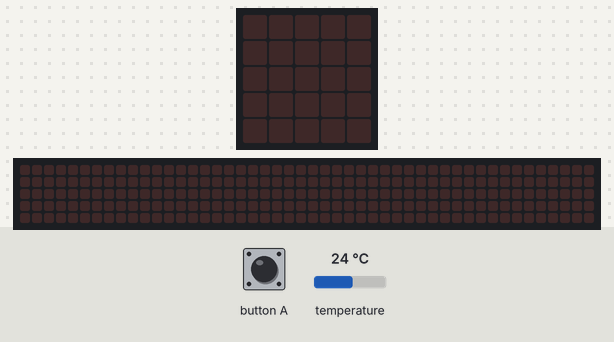
This program was run on a simulated BBC micro:bit running MicroPython. Shown: the board's 5×5 LED display, a strip that is not on the board, showing the scrolling text unrolled. Inputs (shaded band) come from the test bench; at power-on: temperature 24 °C. The 48×5 strip is a reading aid, not a part: it shows the text the display is scrolling, unrolled, one strip-width of it at a time.

Above: at 1.2 s.
1.3 s: button A pressed for 0.15 s
At 1.37 s:
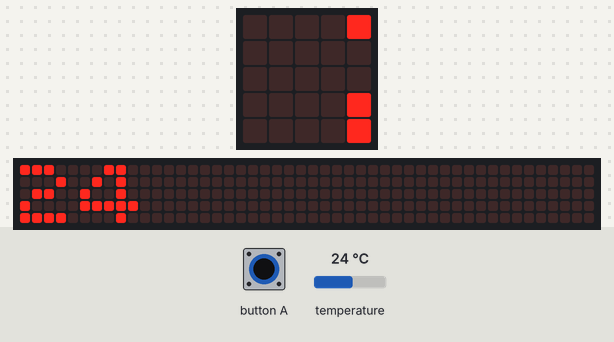
4.3 s: button A pressed for 1 s
At 6.02 s:
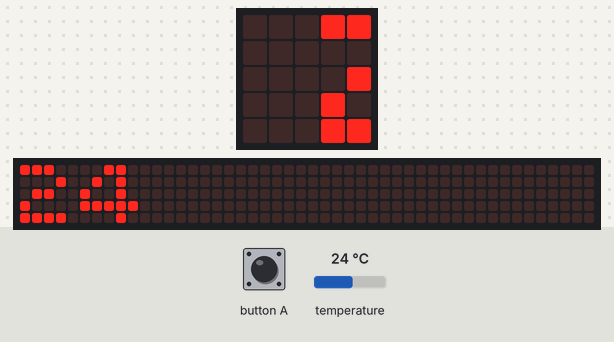
7.3 s: button A pressed for 3.2 s
At 10.68 s:
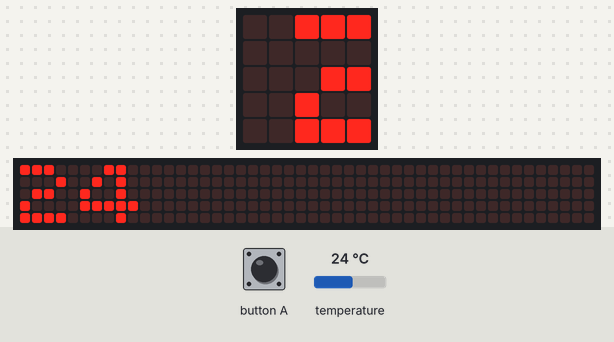

Measured:
- after the input at 1.3 s, the display: changes at once (image 1)
- after the input at 4.3 s, the display: first differs from a run without the input after 1.5 s (image 2 shows a later state)

The program:

thermometer.py
```python
from microbit import *

image = Image(
    "0999099999:"
    "0909090000:"
    "0999090000:"
    "0000090000:"
    "0000099999:")

window = Image(5, 5)

def my_scroll(image) :
    for position in range(-4, image.width() + 1):
        for y in range(5):
            for x in range(5):
                window.set_pixel(x, y, image.get_pixel(x + position, y) if 0 <= x + position < image.width() else 0)
        yield window

while True:
    if button_a.was_pressed():
        t = temperature()
        display.scroll(t, wait=True, monospace=False)
        display.show(my_scroll(image), delay=150, wait=True)
```
